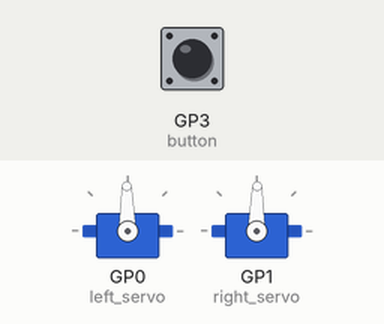
Recording of a program running on a simulated Raspberry Pi Pico running MicroPython. Shown: 2 × servo. Inputs (shaded band) come from the test bench; at power-on: GP3 (button) HIGH.

Above: at 0.05 s.
Timing chart, 0 to 13.0 s (numbered marks = the images above):
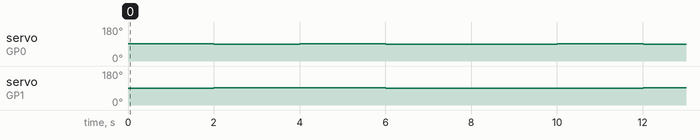

The program:

driving_sequence_with_stop.py
```python
from time import sleep, ticks_ms, ticks_diff
from pimoroni import Button
from servo import Servo, CONTINUOUS


"""
Movement example using two continuous rotation servos, and a button to stop the program
"""

# Constants
LEFT_SERVO_PIN = 0
RIGHT_SERVO_PIN = 1
BUTTON_PIN = 3

DRIVE_SPEED = 1.0
TURN_SPEED = 1.0

# Create Servo objects for the continuous rotation servos
left_servo = Servo(LEFT_SERVO_PIN, calibration=CONTINUOUS)
right_servo = Servo(RIGHT_SERVO_PIN, calibration=CONTINUOUS)

# Create a Button object
button = Button(BUTTON_PIN)


# Movement functions
def drive_forward(speed=1.0):
    left_servo.value(speed)
    right_servo.value(-speed)

def drive_backward(speed=1.0):
    left_servo.value(-speed)
    right_servo.value(speed)

def turn_right(speed=1.0):
    left_servo.value(speed)
    right_servo.value(speed)

def turn_left(speed=1.0):
    left_servo.value(-speed)
    right_servo.value(-speed)

def stop(duration=0.0):
    left_servo.value(0)
    right_servo.value(0)

def enable():
    left_servo.enable()
    right_servo.enable()

def disable():
    left_servo.disable()
    right_servo.disable()

# Variables
sequence = 0
wait_time = 0
start = ticks_ms()

# Loop until the attached button is pressed
while not button.raw():

    # Check if enough time has passed to start the next part of the sequence
    current = ticks_ms()
    if ticks_diff(current, start) >= wait_time * 1000:
        start = current

        # Set the motor speeds, based on the sequence
        if sequence == 0:
            drive_forward(DRIVE_SPEED)
        elif sequence == 1:
            drive_backward(DRIVE_SPEED)
        elif sequence == 2:
            turn_right(DRIVE_SPEED)
        elif sequence == 3:
            turn_left(DRIVE_SPEED)
        elif sequence == 4:
            stop()

        # Wait for 2 seconds
        wait_time = 2

        # Move on to the next part of the sequence
        sequence += 1

        # Loop the sequence back around
        if sequence >= 5:
            sequence = 0

# Turn off the servos
disable()
```

Measured:
- by itself, servo on GP0 (left_servo): repeats every 10.0 s: 91° 2.0 s, 89° 2.0 s, 90° 2.0 s, 91° 2.0 s, 89° 2.0 s
- by itself, servo on GP1 (right_servo): repeats every 10.0 s: 89° 2.0 s, 90° 2.0 s, 89° 2.0 s, 91° 4.0 s
